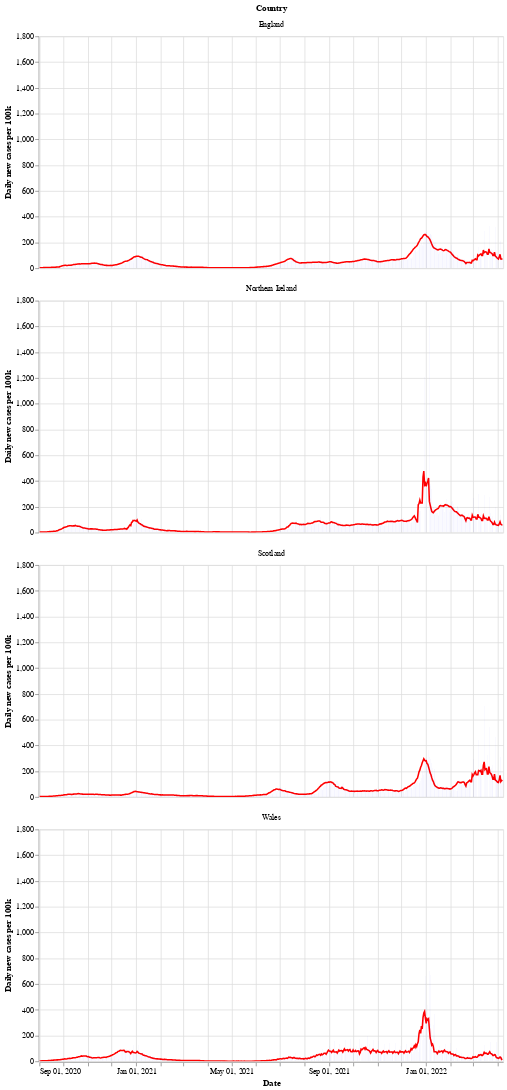

The notebook cell saved with this chart:
### Markdown cell above
Next is a bar chart of the number of new cases in each country (per 100k population), with the 7 day moving average of cases. Again we see that Wales saw a longer period of raising and falling cases compared to the other countries.

After a period of cases falling, each nation is now seeing a rise in the number of cases - especially in Wales.

### Code cell
# collapse
bars = alt.Chart(uk_cases).mark_bar().encode(
    x=alt.X("yearmonthdate(date):T", axis=alt.Axis(title='Date')),
    y=alt.Y("newCasesRate:Q", axis=alt.Axis(title='Daily new cases per 100k')),
    tooltip='newCasesRate',
    color=alt.condition(
        alt.datum.dailyChange > 0,
        alt.value("orange"),  # The positive color
        alt.value("blue")  # The negative color
    )
).properties(title='New cases per 100k population with rolling 7 day average', width=600).interactive()
line = alt.Chart(uk_cases).mark_line(
    color='red',
    size=2,
).transform_window(
    rolling_mean='mean(newCasesRate)',
    frame=[0, 7],
    groupby=['areaName']
).encode(
    x='yearmonthdate(date):T',
    y='rolling_mean:Q'
)
alt.layer(line, bars, data=uk_cases).facet(alt.Row('areaName', title='Country'), columns=1)

### Figure 1 — Vega-Lite specification as saved in the notebook (floating-point values rounded to 4 significant figures; data arrays with more than 128 entries replaced by an {"elided": "..."} marker saying what was removed)
{"config": {"view": {"continuousWidth": 400, "continuousHeight": 300}}, "data": {"name": "data-63dccd4c6340e3530b6442f7a3581287"}, "facet": {"type": "nominal", "field": "areaName", "title": "Country"}, "spec": {"layer": [{"mark": {"type": "line", "color": "red", "size": 2}, "encoding": {"x": {"type": "temporal", "field": "date", "timeUnit": "yearmonthdate"}, "y": {"type": "quantitative", "field": "rolling_mean"}}, "transform": [{"window": [{"op": "mean", "field": "newCasesRate", "as": "rolling_mean"}], "frame": [0, 7], "groupby": ["areaName"]}]}, {"mark": "bar", "encoding": {"color": {"condition": {"value": "orange", "test": "(datum.dailyChange > 0)"}, "value": "blue"}, "tooltip": {"type": "quantitative", "field": "newCasesRate"}, "x": {"type": "temporal", "axis": {"title": "Date"}, "field": "date", "timeUnit": "yearmonthdate"}, "y": {"type": "quantitative", "axis": {"title": "Daily new cases per 100k"}, "field": "newCasesRate"}}, "selection": {"selector002": {"type": "interval", "bind": "scales", "encodings": ["x", "y"]}}, "title": "New cases per 100k population with rolling 7 day average", "width": 600}]}, "columns": 1, "$schema": "https://vega.github.io/schema/vega-lite/v4.8.1.json", "datasets": {"data-63dccd4c6340e3530b6442f7a3581287": {"elided": "2336 records"}}}
